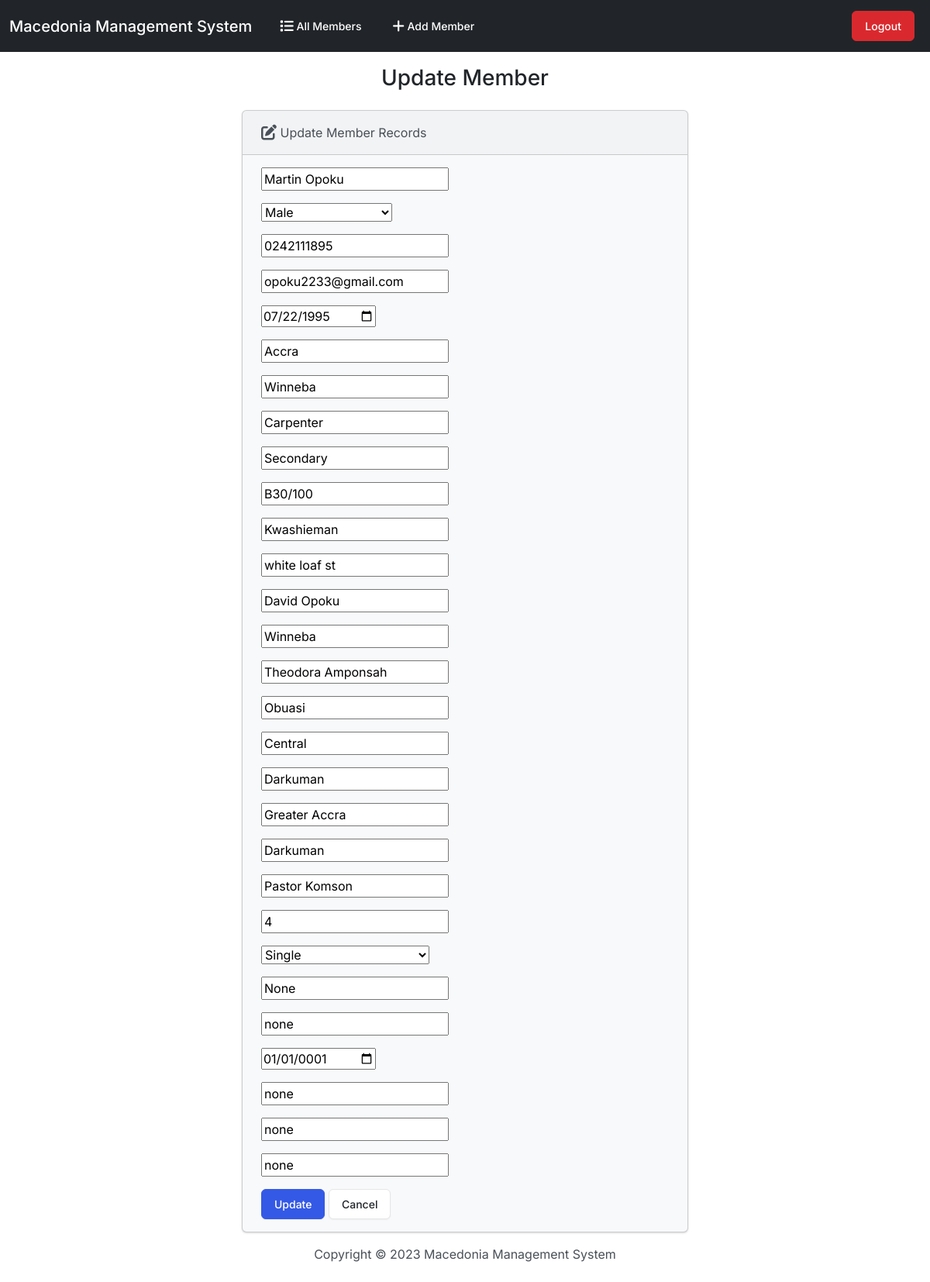
Page /edit/5/ (signed in) on the committed database.
### members/models.py (models this page shows, shortened)
class Member(models.Model):
    full_name = models.CharField(max_length=200)
    gender = models.CharField(choices=GENDER_CHOICES, max_length=200)
    phone = models.CharField(max_length=10)
    email = models.EmailField(max_length=100)
    date_of_birth = models.DateField()
    place_of_birth = models.CharField(max_length=200, null=True)
    hometown = models.CharField(max_length=200, null=True)
    occupation = models.CharField(max_length=200, null=True)
    educational_background = models.CharField(max_length=200, null=True)
    house_number = models.CharField(max_length=20, null=True)
    residental_area = models.CharField(max_length=200, null=True)
    residental_street = models.CharField(max_length=200, null=True)
    father_name = models.CharField(max_length=200, null=True)
    father_hometown = models.CharField(max_length=200, null=True)
    mother_name = models.CharField(max_length=200, null=True)
    mother_hometown = models.CharField(max_length=200, null=True)
    former_assembly = models.CharField(max_length=200, null=True)
    former_district = models.CharField(max_length=200, null=True)
    former_region_of_district_assembly = models.CharField(
        max_length=200, null=True)
    place_of_baptism = models.CharField(max_length=200, null=True)
    baptismal_officiating_minister = models.CharField(
        max_length=200, null=True)
    zone = models.IntegerField()
    marital_status = models.CharField(
        choices=MARITAL_STATUS, max_length=200)
    marital_officiating_minister = models.CharField(max_length=200, null=True)
    place_of_marriage = models.CharField(max_length=200, null=True)
    year_of_marriage_registered = models.DateField()
    name_of_partner = models.CharField(max_length=200, null=True)
    name_of_denomination_of_partner = models.CharField(
        max_length=200, null=True)
    partner_hometown = models.CharField(max_length=100)

### members/views.py (the view)
# urls.py: path('edit/<int:id>/', views.edit, name='edit'),
@login_required
def edit(request, id):
    if request.method == 'POST':
        member = Member.objects.get(pk=id)
        form = MemberForm(request.POST, instance=member)
        if form.is_valid():
            form.save()
            return render(request, 'members/edit.html', {
                'form': form,
                'success': True
            })
    else:
        member = Member.objects.get(pk=id)
        form = MemberForm(instance=member)
    return render(request, 'members/edit.html', {
        'form': form
    })

### members/forms.py
class MemberForm(forms.ModelForm):
    gender = forms.CharField(widget=forms.Select(choices=(('', 'Select Your Gender'),) + GENDER_CHOICES))
    marital_status = forms.CharField(
        widget=forms.Select(choices=(('', 'Select Your Marital Status'),) + MARITAL_STATUS))
    date_of_birth = forms.DateField(widget=forms.DateInput(attrs={'type': 'date'}))
    year_of_marriage_registered = forms.DateField(widget=forms.DateInput(attrs={'type': 'date'}))
    class Meta:
        model = Member
        fields = ['full_name', 'gender', 'phone', 'email', 'date_of_birth', 'place_of_birth', 'hometown', 'occupation',
                  'educational_background', 'house_number', 'residental_area', 'residental_street', 'father_name',
                  'father_hometown', 'mother_name', 'mother_hometown', 'former_assembly', 'former_district',
                  'former_region_of_district_assembly', 'place_of_baptism', 'baptismal_officiating_minister', 'zone',
                  'marital_status', 'marital_officiating_minister', 'place_of_marriage', 'year_of_marriage_registered',
                  'name_of_partner', 'name_of_denomination_of_partner', 'partner_hometown']

### members/templates/members/edit.html (shortened to what this page needs)
{% extends "members/base.html" %}
{% block body %}
  <h3 class="text-center m-4">Update Member</h3>
  {% if success %}
    <div class="alert alert-success" role="alert">
      The member updated successfully.
      <a href="{% url 'index' %}" class="alert-link">Go to Home Page.</a>
    </div>
  {% else %}
    <div class="row justify-content-center">
      <div class="col-6">
        <div class="card bg-light mb-3">
          <div class="card-header">
            <i class="fa-solid fa-pen-to-square fa-lg"></i> Update Member Records
          </div>
          <div class="card-body">
            <form action="" method="POST">
              {{ form.as_p }}
              <button type="submit" class="btn btn-primary">Update</button>
              <a href="{% url 'index' %}" class="btn btn-secondary">Cancel</a>
            </form>
          </div>
        </div>
      </div>
    </div>
  {% endif %}
{% endblock %}

### rows in the picture
Member: full_name "Martin Opoku", gender "Male", phone "0242111895", email "opoku2233@gmail.com", date_of_birth "07/22/1995", place_of_birth "Accra", hometown "Winneba", occupation "Carpenter", educational_background "Secondary", house_number "B30/100", residental_area "Kwashieman", residental_street "white loaf st", father_name "David Opoku", father_hometown "Winneba", mother_name "Theodora Amponsah", mother_hometown "Obuasi", former_assembly "Central", former_district "Darkuman", former_region_of_district_assembly "Greater Accra", place_of_baptism "Darkuman", baptismal_officiating_minister "Pastor Komson", zone "4", marital_status "Single", marital_officiating_minister "None", place_of_marriage "none", year_of_marriage_registered "01/01/0001", name_of_partner "none", name_of_denomination_of_partner "none", partner_hometown "none"
